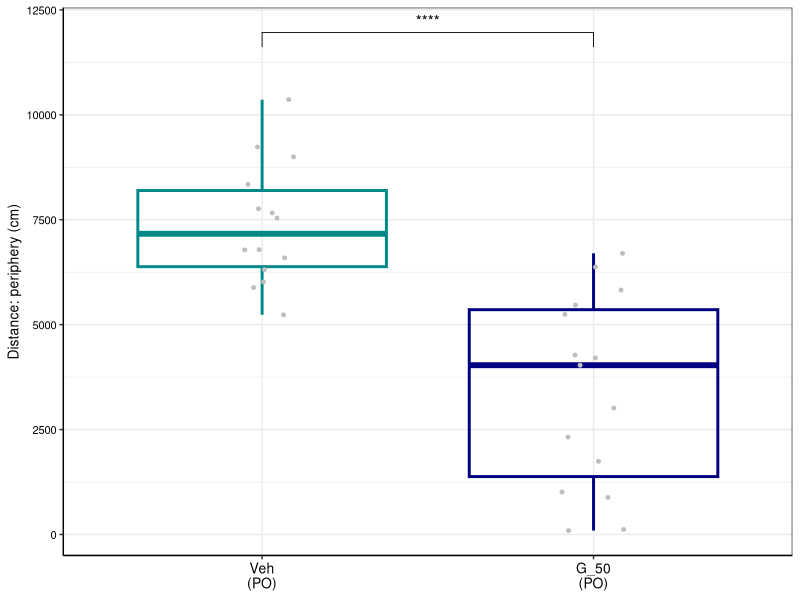
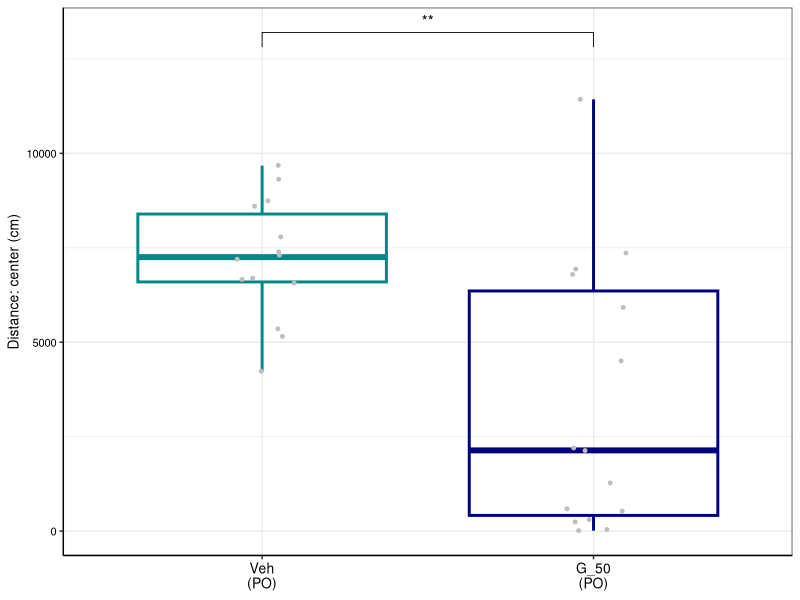
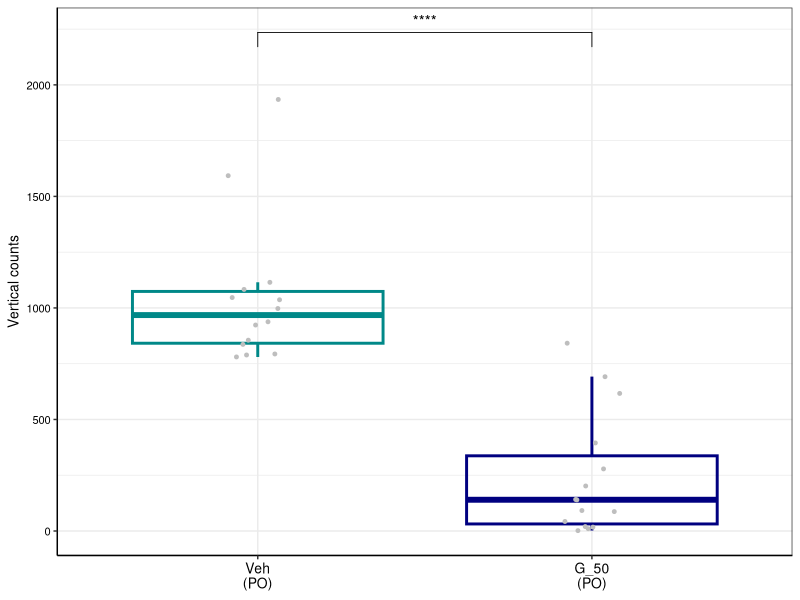
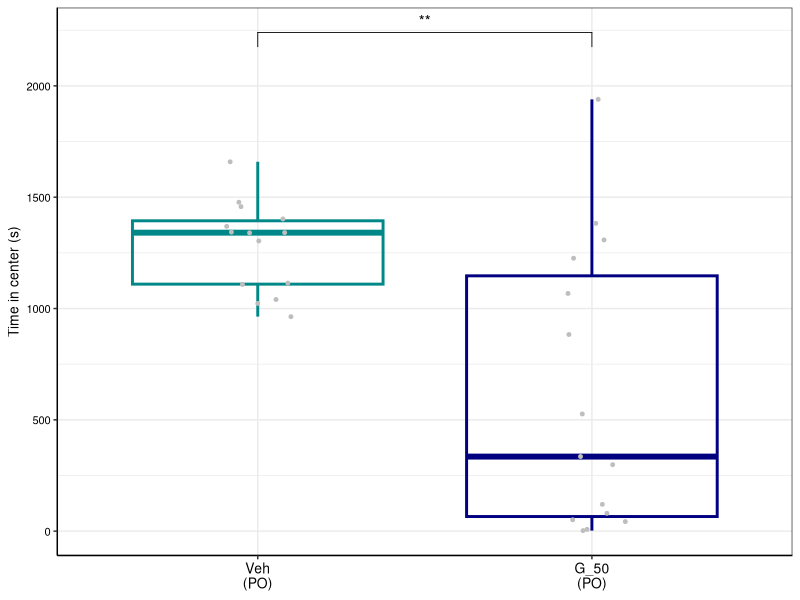
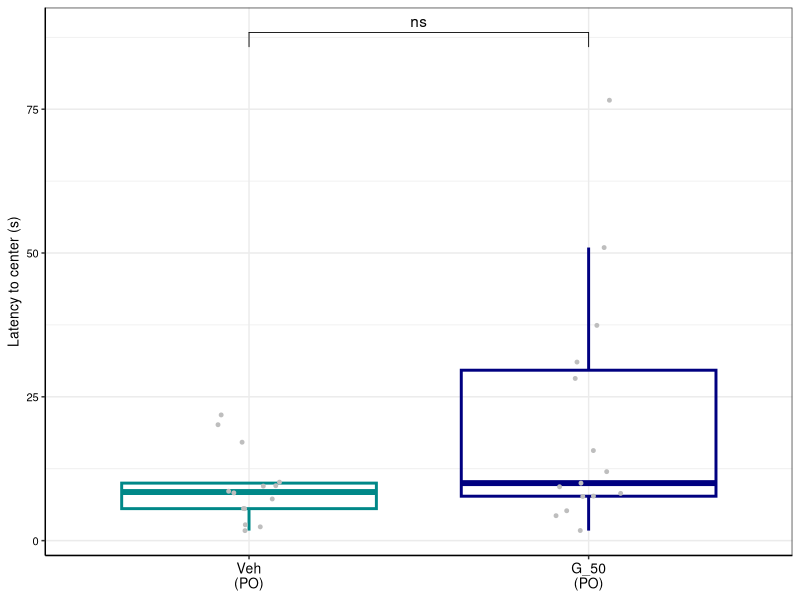

Source code (R) for these figures, in order:
## ---- chunk 1
library(dplyr)
library(ggplot2)
library(readxl)
library(ggpubr)
## ---- chunk 2
ac_data <- read_excel("Male cohort 3 - PO/Data to plot - cohort 3.xlsx", sheet = "AC_3")
ac_data$`Mouse Group` <- ifelse(ac_data$`Mouse Group` == 'Veh (PO)', 'Veh\n(PO)', 'G_50\n(PO)')
ac_data$`Mouse Group` <- factor(ac_data$`Mouse Group`,
                                levels = c('Veh\n(PO)',
                                           'G_50\n(PO)'))
## ---- chunk 3
plotting_func <- function(df, variable, ylab,
                          fname, wid = 2, ht = 2) {
  df <- dplyr::filter(df, Measure == variable)
  ggplot(df, aes(x=`Mouse Group`, y=Value)) +
    geom_boxplot(aes(color = `Mouse Group`), fill = NA, outlier.shape = NA, linewidth = 1) +
    geom_point(color = "grey", position = position_jitter(width = 0.1), size = 1) +
    scale_color_manual(values = c("Veh\n(PO)" = "#008888", "G_50\n(PO)" = "#000080")) +
    stat_compare_means( method = "t.test", label = "p.signif", comparisons = list(c("Veh\n(PO)", "G_50\n(PO)")), hide.ns = FALSE) +
    theme_bw() +
    theme(legend.position = "none",
      axis.line = element_line(color='black'),
      axis.text.y = element_text(size = 8, color = 'black'),
      axis.text.x = element_text(size = 10, color = 'black'),
      axis.title.y = element_text(size = 10, color = 'black'),
      axis.title.x = element_blank()) +
    labs(y = ylab) + expand_limits(y = max(df$Value) * 1.1)
  
  ggsave(fname, width = wid, height = ht)
}
## ---- chunk 4
# "Total distance moved (periphery)"
plotting_func(ac_data, "Total distance moved (periphery)",
              "Distance: periphery (cm)", "Male cohort 3 - PO/ac_tot_dist_moved_periphery.pdf")

# "Total distance moved (center)"
plotting_func(ac_data, "Total distance moved (center)",
              "Distance: center (cm)", "Male cohort 3 - PO/ac_tot_dist_moved_center.pdf")

# "Total vertical counts (periphery + center)"
plotting_func(ac_data, "Total vertical counts (periphery + center)",
              "Vertical counts", "Male cohort 3 - PO/ac_tot_vert_counts_periphery_and_center.pdf")

# "Total time in center"
plotting_func(ac_data, "Total time in center",
              "Time in center (s)", "Male cohort 3 - PO/ac_tot_time_in_center.pdf")

# "Latency to center"
plotting_func(ac_data, "Latency to center",
              "Latency to center (s)", "Male cohort 3 - PO/ac_latency_to_center.pdf")
## ---- chunk 5
stat_calculator <- function(measure) {
  filtered <- dplyr::filter(ac_data, Measure == measure)
  return(t.test(dplyr::filter(filtered, `Mouse Group` == 'Veh\n(PO)')$Value,
       dplyr::filter(filtered, `Mouse Group` == 'G_50\n(PO)')$Value))
}

for (meas in unique(ac_data$Measure)) {
  print(meas)
  print(stat_calculator(meas))
}
